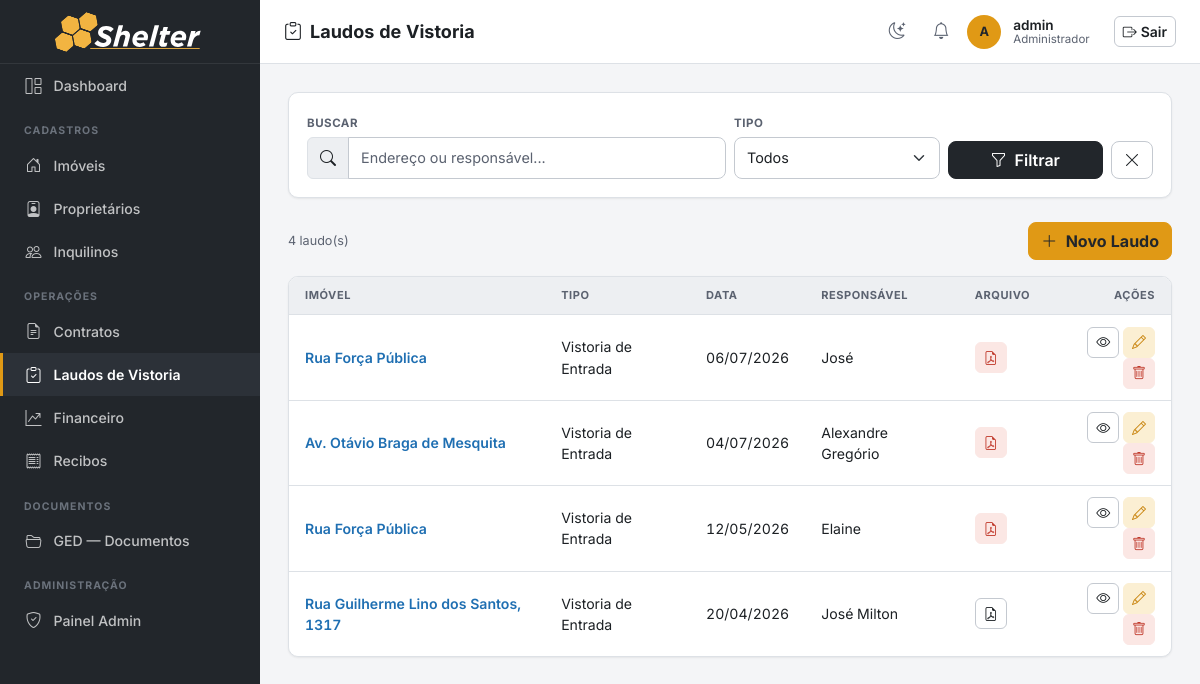
Before: /laudos/ (signed in) with the older database file.
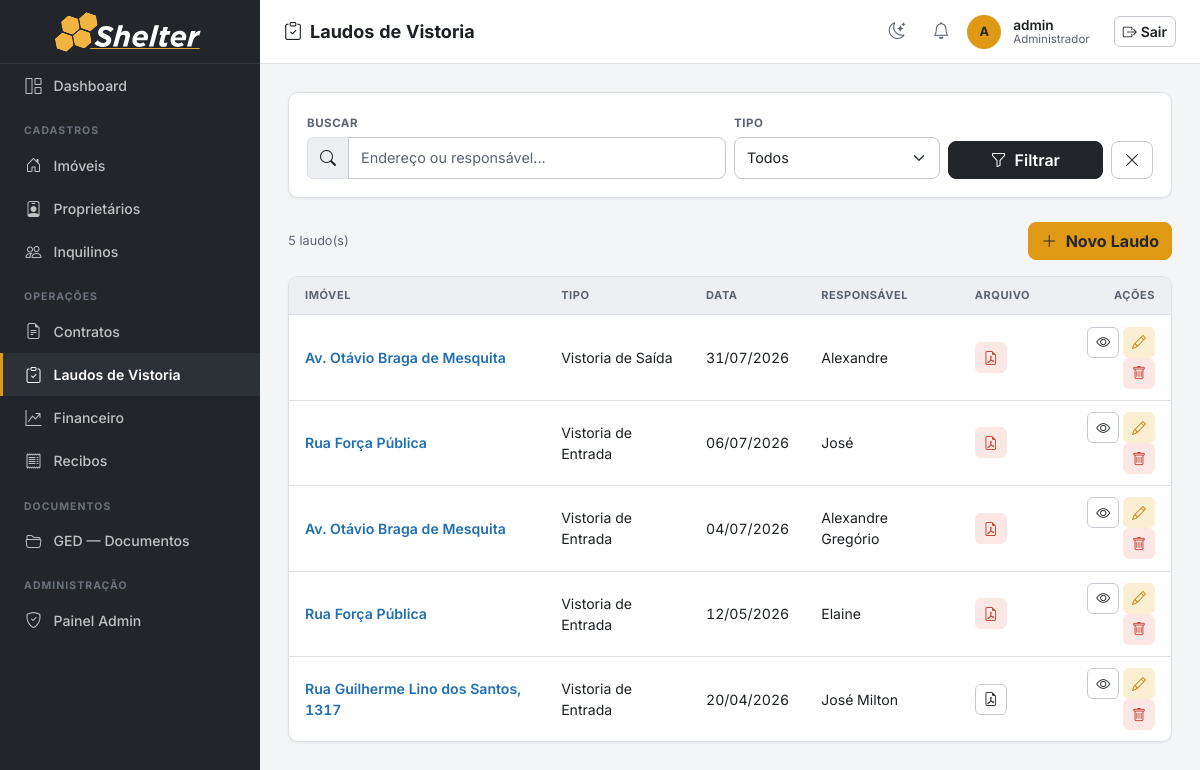
After: the same page with the newer database file.
### imoveis/models.py (models this page shows, shortened)
class LaudoVistoria(models.Model):
    TIPO_CHOICES = [
        ('entrada', 'Vistoria de Entrada'),
        ('saida', 'Vistoria de Saída'),
    ]
    imovel = models.ForeignKey(Imovel, on_delete=models.CASCADE, related_name='laudos')
    contrato = models.ForeignKey(Contrato, on_delete=models.PROTECT, related_name='laudos')
    tipo = models.CharField(max_length=20, choices=TIPO_CHOICES)
    data = models.DateField()
    responsavel = models.CharField(max_length=200, verbose_name='Responsável pela Vistoria')
    observacoes = models.TextField(blank=True, verbose_name='Observações')
    local_assinatura = models.CharField(max_length=200, blank=True, verbose_name='Local da Assinatura')
    data_assinatura = models.DateField(null=True, blank=True, verbose_name='Data da Assinatura')
    arquivo = models.FileField(upload_to='laudos/', blank=True, null=True, verbose_name='Laudo em PDF')
    documento_gerado = models.FileField(upload_to='laudos/gerados/', blank=True, null=True,
                                        verbose_name='Laudo gerado (PDF)')
    criado_em = models.DateTimeField(auto_now_add=True)
    class Meta:
        verbose_name = 'Laudo de Vistoria'
        verbose_name_plural = 'Laudos de Vistoria'
        ordering = ['-data']

class Imovel(models.Model):
    TIPO_CHOICES = [
        ('apartamento', 'Apartamento'),
        ('casa', 'Casa'),
        ('comercial', 'Comercial'),
        ('terreno', 'Terreno'),
        ('galpao', 'Galpão'),
    ]
    STATUS_CHOICES = [
        ('ocupado', 'Ocupado'),
        ('vago', 'Vago'),
        ('manutencao', 'Em Manutenção'),
    ]
    CATEGORIA_CHOICES = [
        ('urbano', 'Urbano'),
        ('rural', 'Rural'),
    ]
    proprietario = models.ForeignKey(Proprietario, on_delete=models.PROTECT, related_name='imoveis')
    tipo = models.CharField(max_length=20, choices=TIPO_CHOICES)
    status = models.CharField(max_length=20, choices=STATUS_CHOICES, default='vago')
    categoria = models.CharField(max_length=10, choices=CATEGORIA_CHOICES, default='urbano', verbose_name='Categoria')
    endereco = models.CharField(max_length=300)
    numero = models.CharField(max_length=20, blank=True, verbose_name='Número')
    complemento = models.CharField(max_length=100, blank=True, verbose_name='Complemento')
    bairro = models.CharField(max_length=100, blank=True)
    cidade = models.CharField(max_length=100, default='')
    area_m2 = models.DecimalField(max_digits=8, decimal_places=2, null=True, blank=True, verbose_name='Área (m²)')
    descricao = models.TextField(blank=True)
    matricula = models.CharField(max_length=100, blank=True, verbose_name='Matrícula')
    data_aquisicao = models.DateField(null=True, blank=True, verbose_name='Data de Aquisição')
    valor_aquisicao = models.DecimalField(max_digits=14, decimal_places=2, null=True, blank=True, verbose_name='Valor de Aquisição')
    cadastro_prefeitura = models.CharField(max_length=100, blank=True, verbose_name='Cadastro Prefeitura')
    planta_projeto = models.FileField(upload_to='plantas/', blank=True, null=True, verbose_name='Planta/Projeto')
    nirf = models.CharField(max_length=50, blank=True, verbose_name='NIRF')
    incra = models.CharField(max_length=50, blank=True, verbose_name='INCRA')
    car = models.CharField(max_length=100, blank=True, verbose_name='CAR')
    criado_em = models.DateTimeField(auto_now_add=True)
    class Meta:
        verbose_name = 'Imóvel'
        verbose_name_plural = 'Imóveis'
        ordering = ['endereco']

### imoveis/views.py (the view)
# urls.py: path('laudos/', views.laudo_list, name='laudo_list'),
@login_required
def laudo_list(request):
    q = request.GET.get('q', '')
    tipo = request.GET.get('tipo', '')
    qs = LaudoVistoria.objects.select_related('imovel', 'contrato')
    if q:
        qs = qs.filter(Q(imovel__endereco__icontains=q) | Q(responsavel__icontains=q))
    if tipo:
        qs = qs.filter(tipo=tipo)
    return render(request, 'laudos/laudo_list.html', {
        'laudos': qs, 'q': q, 'tipo': tipo,
        'tipo_choices': LaudoVistoria.TIPO_CHOICES,
    })

### templates/laudos/laudo_list.html (shortened to what this page needs)
{% extends 'base.html' %}
{% block page_title %}<i class="bi bi-clipboard-check me-2"></i>Laudos de Vistoria{% endblock %}
{% block nav_laudos %}active{% endblock %}
{% block content %}
<div class="section-card mb-4">
  <div class="section-card-body">
    <form method="get" class="row g-2 align-items-end">
      <div class="col-md-6"><label class="form-label">Buscar</label>
        <div class="input-group">
          <span class="input-group-text"><i class="bi bi-search"></i></span>
          <input type="text" name="q" value="{{ q }}" class="form-control" placeholder="Endereço ou responsável...">
        </div>
      </div>
      <div class="col-md-3"><label class="form-label">Tipo</label>
        <select name="tipo" class="form-select"><option value="">Todos</option>{% for val, label in tipo_choices %}<option value="{{ val }}" {% if tipo == val %}selected{% endif %}>{{ label }}</option>{% endfor %}</select>
      </div>
      <div class="col-md-3 d-flex gap-2">
        <button type="submit" class="btn btn-graphite flex-fill"><i class="bi bi-funnel me-1"></i> Filtrar</button>
        <a href="{% url 'laudo_list' %}" class="btn btn-outline-secondary"><i class="bi bi-x-lg"></i></a>
      </div>
    </form>
  </div>
</div>
<div class="d-flex justify-content-between align-items-center mb-3">
  <span class="text-muted small">{{ laudos.count }} laudo(s)</span>
  <a href="{% url 'laudo_create' %}" class="btn btn-primary"><i class="bi bi-plus-lg me-1"></i> Novo Laudo</a>
</div>
<div class="section-card">
  <div class="table-responsive">
    <table class="table mb-0">
      <thead>
        <tr><th>Imóvel</th><th>Tipo</th><th>Data</th><th>Responsável</th><th>Arquivo</th><th class="text-end">Ações</th></tr>
      </thead>
      <tbody>
        {% for l in laudos %}
        <tr>
          <td class="fw-semibold"><a href="{% url 'laudo_detail' l.pk %}">{{ l.imovel.endereco|truncatechars:35 }}</a></td>
          <td>{{ l.get_tipo_display }}</td>
          <td>{{ l.data|date:"d/m/Y" }}</td>
          <td>{{ l.responsavel }}</td>
          <td>
            {% if l.documento_gerado %}<a href="{{ l.documento_gerado.url }}" target="_blank" class="btn btn-sm btn-outline-danger" title="Laudo gerado"><i class="bi bi-file-earmark-pdf"></i></a>
            {% elif l.arquivo %}<a href="{{ l.arquivo.url }}" target="_blank" class="btn btn-sm btn-outline-secondary"><i class="bi bi-file-earmark-pdf"></i></a>
            {% else %}—{% endif %}
          </td>
          <td class="text-end">
            <a href="{% url 'laudo_detail' l.pk %}" class="btn btn-sm btn-outline-secondary"><i class="bi bi-eye"></i></a>
            <a href="{% url 'laudo_edit' l.pk %}" class="btn btn-sm btn-outline-primary"><i class="bi bi-pencil"></i></a>
            <button class="btn btn-sm btn-outline-danger" data-bs-toggle="modal" data-bs-target="#del{{ l.pk }}"><i class="bi bi-trash"></i></button>
          </td>
        </tr>
        {% empty %}
        <tr>
          <td colspan="6" class="border-0">
            <div class="empty-state"><i class="bi bi-inbox"></i>Nenhum laudo encontrado.</div>
          </td>
        </tr>
        {% endfor %}
      </tbody>
    </table>
  </div>
</div>
{% endblock %}

Changed rows visible on the page:
added LaudoVistoria: imovel.endereco "Av. Otávio Braga de Mesquita", tipo "Vistoria de Saída", data "31/07/2026", responsavel "Alexandre"
Other visible differences:
{{ laudos.count }}: "4" → "5"
